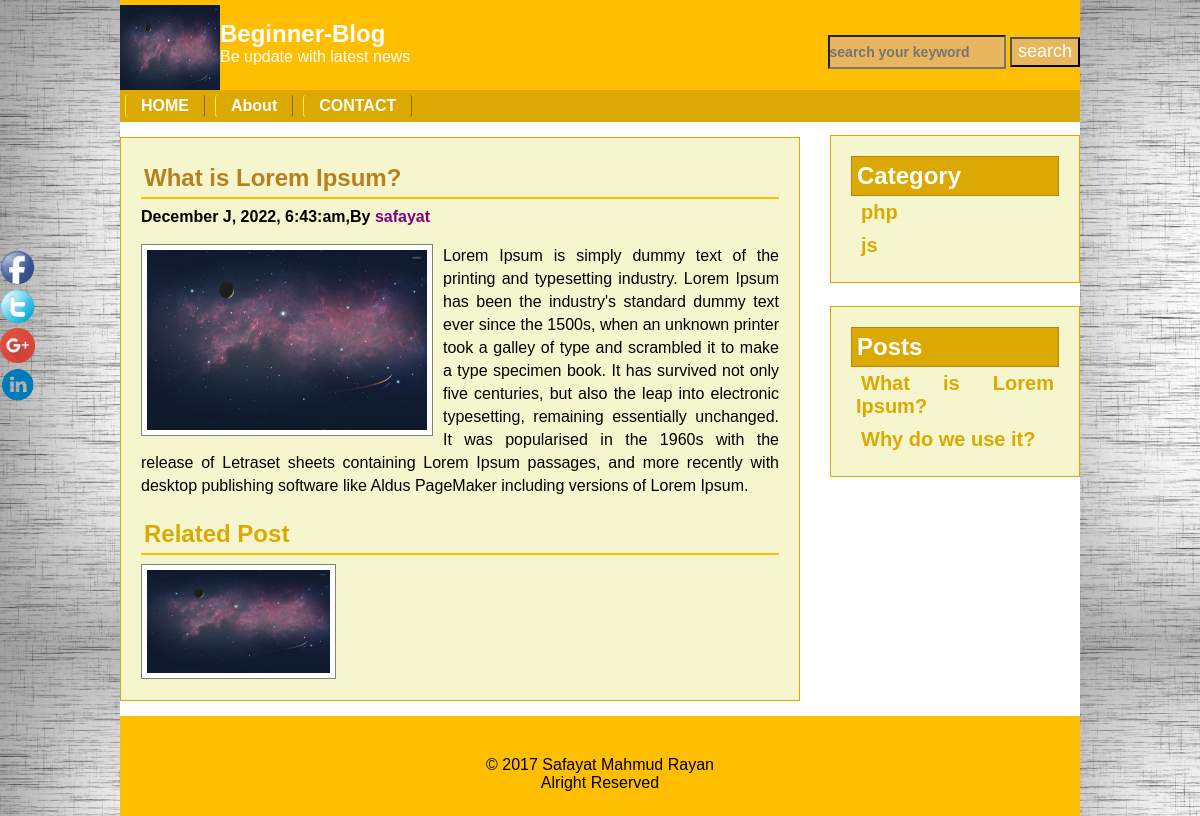
Screenshot of /post.php?id=5 with the database file from the repository.
### tables this page shows
CREATE TABLE `tbl_social` (
  `id` int NOT NULL,
  `facebook` varchar(256) NOT NULL,
  `linkdin` varchar(256) NOT NULL,
  `google` varchar(256) NOT NULL,
  `twitter` varchar(256) NOT NULL
);

CREATE TABLE `tbl_title` (
  `id` int NOT NULL,
  `title` varchar(1024) NOT NULL,
  `slogan` varchar(1024) NOT NULL,
  `logo` varchar(256) NOT NULL
);

CREATE TABLE `tbl_page` (
  `id` int NOT NULL,
  `name` varchar(256) NOT NULL,
  `body` text NOT NULL
);

CREATE TABLE `tbl_post` (
  `id` int NOT NULL,
  `cat` int NOT NULL,
  `title` varchar(256) NOT NULL,
  `body` text NOT NULL,
  `image` varchar(256) NOT NULL,
  `author` varchar(256) NOT NULL,
  `tags` varchar(256) NOT NULL,
  `UserId` int NOT NULL,
  `date` timestamp NOT NULL DEFAULT CURRENT_TIMESTAMP
);

CREATE TABLE `tbl_cat` (
  `id` int NOT NULL,
  `name` varchar(256) NOT NULL
);

CREATE TABLE `tbl_copy` (
  `id` int NOT NULL,
  `copy` varchar(256) NOT NULL
);

### lib/database.php (called while the page is built, shortened)
<?php
class database{
	public $host   = host;
	public $user   = user;
	public $pass   = pass;
	public $dbname = dbname;
	public $link;
	public function connect(){
		$this->link = new mysqli($this->host,$this->user,$this->pass,$this->dbname);
	}
	public function select($query){
		$result = $this->link->query($query) or die($this->link->error.__LINE__);
	if($result->num_rows > 0){
		return $result;
	}else{
		return false;
	}
	}
}
?>

### lib/helper.php (called while the page is built, shortened)
<?php
class helper{
	public function format($date){
		return date('F J, Y, g:i:a', strtotime($date));
	}
}
?>

### post.php (the view)
<?php include"inc/header.php"?>
	<?php
	if(isset($_GET['id'])){
		$id = $_GET['id'];
	}else{$id = 1;}
	?>
    <div class="justify">
<?php
		$query = "select * from tbl_post where id = $id";
		$post  = $db->select($query);
		if($post){
			while($result = $post->fetch_assoc()){
	?>
    <h2><a class="title" href="post.php?id=<?php echo $result['id'];?>"><?php echo $result['title'];?></a></h2>
	<h4><?php echo $fm->format($result['date']);?>,By <span class="author"><?php echo $result['author'];?></span></h4>
<br>
    <img src="admin/upload/<?php echo $result['image'];?>">
    <p><?php echo $result['body'];?></p>
	 <br>
    </div>
			<div class="justifypost">
			<h2>Related Post</h2>
		<?php
			$catid = $result['cat'];
			$queryr = "select * from tbl_post where cat = '$catid'";
			$postr  = $db->select($queryr);
			if($postr){
				while($rresult = $postr->fetch_assoc()){
		?>
			<a href="post.php?id=<?php echo $rresult['id'];?>"><img src="admin/upload/<?php echo $rresult['image'];?>"></a>
		<?php }}?>
			<?php }}?>
		</div>
<?php include"inc/side.php"?>
<?php include"inc/footer.php"?>

### inc/header.php (shortened to what this page needs)
<?php include"lib/database.php";?>
<?php include"lib/helper.php"?>
<?php $db = new database(); ?>
<?php $fm = new helper();?>
<!DOCTYPE HTML>
<html>
<head>
     <link rel="stylesheet" type="text/css" href="css/blog.css">
</head>
<html>
	<head>
       <link rel="stylesheet" type="text/css" href="css/blog.css">
	</head>
	<body background="<img src='image/background.png'>">
    <div class="social-secx">
        <?php
            $query = "select * from tbl_social where id = '1'";
            $result = $db->select($query);
            if($result){
            while($value = $result->fetch_assoc()){
        ?>
		     <a href="<?php echo $value['facebook'];?>"><img src="admin/upload/facebook.png" alt="logo"style="height:35px;width:35px;"></a>
             <a href="<?php echo $value['twitter'];?>"><img src="admin/upload/twitter.png" alt="logo"style="height:35px;width:35px;"></a>
             <a href="<?php echo $value['google'];?>"><img src="admin/upload/google.png" alt="logo"style="height:35px;width:35px;"></a>
             <a href="<?php echo $value['linkdin'];?>"><img src="admin/upload/linked.png" alt="logo" style="height:35px;width:35px;"></a>
        <?php }} ?>
     </div>
	<div class="template">
    <header class="head-sec template">
        <div id="logo-sec">
            <?php
            $query = "select * from tbl_title where id = '1'";
            $result = $db->select($query);
            if($result){
            while($value = $result->fetch_assoc()){
            ?>
           <img src="admin/upload/<?php echo $value['logo'];?>">
           <h2><?php echo $value['title'];?></h2>
           <p><?php echo $value['slogan'];?></p>
            <?php }} ?>
        </div>
		<div id="social-sec">
		<form action="search.php" method="get">
		<input type="text" name="search" placeholder="search your keyword">
		<input type="submit" name="submit" value="search">
		</form>
        </div>
    </header>
    <nav class="nav-sec template">
            <ul>
               <li><a href="index.php">HOME</a></li>
                <?php $query = "select * from tbl_page";
                $result = $db->select($query);
                if($result){
                    while($value = $result->fetch_assoc()){
                        ?>
                        <li><a href="page.php?pageid=<?php echo $value['id'];?>"><?php echo $value['name'];?></a></li>
                    <?php } } ?>
               <li><a href="contact.php">CONTACT</a></li>
            </ul>
    </nav>
    <div class="cont-sec template">
	 <div class="main-cont template">

### inc/side.php
</div>
<div class="side-cont template">
    <div class="side">
       <h2>Category</h2>
       <p> <ul>
        <?php $query = "select * from tbl_cat";
            $result = $db->select($query);
            if($result){
            while($value = $result->fetch_assoc()){
        ?>
	   <li>
	   <a href="category.php?id=<?= $value['id']; ?>"><?= $value['name']; ?></a>
	   </li>
		<?php }} ?>
	   </ul></p>
    </div></div>
    <div class="side">
 <div class="side-cont template">
    <div class="side">
       <h2>Posts</h2>
        <p> <ul>
            <?php $query = "select * from tbl_post";
                    $result = $db->select($query);
                    if($result){
                        while($value = $result->fetch_assoc()){
                    ?>
                    <li>
                        <a href="post.php?id=<?= $value['id']; ?>"><?= $value['title']; ?></a>
                    </li>
                <?php }} ?>
        </ul></p>
</div>
    </div>
</div>

### inc/footer.php
    <div class="footer-sec template">
        <?php
        $query = "select * from tbl_copy where id='1'";
        $result = $db->select($query);
        if($result){
        while($svalue = $result->fetch_assoc()){
        ?>
          <?= $svalue['copy'] ?>
        <?php }} ?>
    </div>
    </div>
	</body>
</html>

### css/blog.css (style rules this page uses)
* { margin:0; padding:0; outline:0; }
body { font-size:16px;white line-height:23px; font-family:arial; background-image:url("image/background.png"); }
.template, #template { width:960px; overflow:hidden; margin:0 auto; }
.social-secx { width: 20px; position:fixed; margin-top:250px; display:block; }
.head-sec { background: #FFBF00; height: 90px; }
#logo-sec { float: left; width: 530px; margin-top: 5px; }
#logo-sec img { height:100px; width:100px; float:left; }
#logo-sec h2 { padding-top: 15; margin-bottom: 11; color: #fff; font-size: 33; padding: 0px; padding-top: 15px; }
#logo-sec p { color: #fff; font-size: 16; }
#social-sec { float: right; padding-top: 15; }
.nav-sec { background: #DBA901; }
.nav-sec ul { margin:0; padding:0; list-style:none; }
.nav-sec ul li { display:block; float:left; }
.nav-sec ul li a { background: #DBA901; color: #fff; border-radius: 3px; font-size: 20px; font-weight: bold; padding: 2px 15px; margin: 5px; text-decoration: none; display: block; font-size: 16px; border-left: 1px solid #F0F061; border-right: 1px solid #8D5B00; }
.cont-sec { background: white; width: 960px; }
.main-cont { background: #F5F6CE; width: 638px; float: left; margin: 15px 15px 15px 0; padding: 21px 20px; border: 1px solid #DBA901; min-height:190px; display:block; }
.justify h2 { font-size: 24px; margin-bottom: 9px; border-bottom: 2px solid #FFBF00; padding: 5px 3px; color: #DBA901; }
.justifypost h2 { font-size: 24px; margin-bottom: 9px; border-bottom: 2px solid #FFBF00; padding: 5px 3px; color: #DBA901; }
.justify img { height: 100; width: 280px; padding-top: 5px; background: #fff; padding: 5px; border: 1px solid grey; float: left; margin-right: 10px; height: 180px; }
.justifypost img { height: 100; width: 15 0px; padding-top: 5px; background: #fff; padding: 5px; border: 1px solid grey; float: left; margin-right: 10px; height: 103px; }
.justify p { font-size:16px; line-height:23px; text-align:justify; }
.title { margin-top:20px; text-decoration:none; color:#B7801c; }
.author { color: purple; }
.side-cont { background: #F5F6CE; width: 208px; float: right; border: 1px solid #DBA901; margin: 15 0px 15px 15px; padding: 20px 20px; text-align: justify; margin-top: 13px; margin-bottom: 10px; display:block; }
.side ul li { list-style: none; padding: 5px; color: #DBA901; }
.side ul li a { list-style: none; padding: 5px; color: #DBA901; text-decoration: none; font-weight: bold; font-size: 20px; }
.side h2 { color: #fff; background: #DBA901; padding: 5px; border: 1px solid #B7801c; }
input[type="text"] { background: #E8B65F; height: 30px; width: 174px; margin-top: 35px; color:#fff; font-size:14px; font-weight:bold; }
input[type="submit"] { background: #E8B65F; height: 30px; width: 70px; color: white; font-size: 18px; text-align: center; cursor:pointer; }
.footer-sec { background: #FFBF00; height: 60px; text-align: center; padding-top: 40px; }

### rows the page displays
tbl_title: logo (picture), title "Beginner-Blog", slogan "Be update with latest news"
tbl_page: name "About"
tbl_post: title "What is Lorem Ipsum?", date "December J, 2022, 6:43:am", author "safayat", image (picture), body "Lorem Ipsum is simply dummy text of the printing and typesetting industry. Lorem Ipsum has been the industry's standard dummy text ever since the 1500s, when an unknown printer took a galley of type and scrambled it to make a type specimen book. It has survived not only five centuries, but also the leap into electronic typesetting, remaining essentially unchanged. It was popularised in the 1960s with the release of Letraset sheets containing Lorem Ipsum passages, and more recently with desktop publishing software like Aldus PageMaker including versions of Lorem Ipsum."
tbl_cat: name "php"
tbl_cat: name "js"
tbl_post: title "Why do we use it?"
tbl_copy: copy "© 2017 Safayat Mahmud Rayan Alright Reserved"
